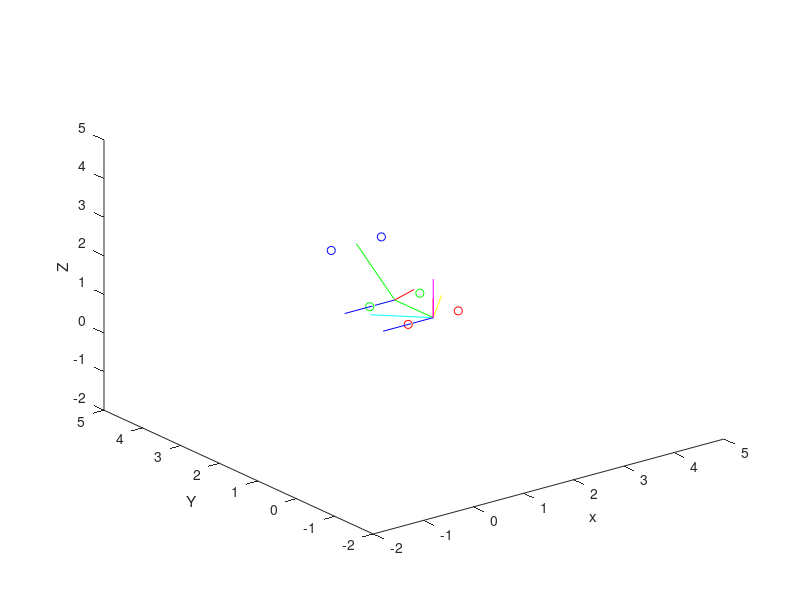

Here is the MATLAB script that generated this plot:
clear all;

% Creating four points emulating marker from distal segments
point1d = [1 1 1];
point2d = [2 1 1];
point3 = [2 2 1];
point4 = [1 2 1];

% Creating  points emulating marker from proximal segments
point1p = [2 3 2];
point2p = [1 3 2]; 

% Plotting 4 points
figure;
plot3(point1d(1),point1d(2),point1d(3),'or');
hold on;
plot3(point2d(1),point2d(2),point2d(3),'or');
plot3(point3(1),point3(2),point3(3),'og');
plot3(point4(1),point4(2),point4(3),'og');

plot3(point1p(1),point1p(2),point1p(3),'ob');
plot3(point2p(1),point2p(2),point2p(3),'ob');

xlabel(' x ');
ylabel(' Y ');
zlabel(' Z ');
xlim([-2 5])
ylim([-2 5])
zlim([-2 5])


% Creating distal segment axis
distal_origin  = (point1d + point2d)/2;
distal_end  = (point3 + point4)/2;

distal_y_v = distal_end - distal_origin;
distal_y_v_p = [distal_origin; distal_origin+distal_y_v];
distal_y_uv = distal_y_v./vecnorm(distal_y_v);

distal_z_v = point2d - distal_origin;
distal_z_v_p = [distal_origin; distal_origin+distal_z_v];
distal_z_uv = distal_z_v./vecnorm(distal_z_v);

distal_x_v = cross(distal_z_v, distal_y_v);
distal_x_v_p = [distal_origin; distal_origin+distal_x_v];
distal_x_uv = distal_x_v./vecnorm(distal_x_v);

distal_z_v = cross(distal_x_uv, distal_y_uv);
distal_z_v_p = [distal_origin; distal_origin+distal_z_v];
distal_z_uv = distal_z_v./vecnorm(distal_z_v);

plot3(distal_y_v_p(:,1),distal_y_v_p(:,2),distal_y_v_p(:,3),'g', 'LineWidth',0.5);
plot3(distal_z_v_p(:,1),distal_z_v_p(:,2),distal_z_v_p(:,3),'b', 'LineWidth',0.5);
plot3(distal_x_v_p(:,1),distal_x_v_p(:,2),distal_x_v_p(:,3),'r', 'LineWidth',0.5);

% Creating proximal segment axis
proximal_origin  = (point3 + point4)/2;
proximal_end  = (point1p + point2p)/2;

proximal_y_v = proximal_end - proximal_origin;
proximal_y_v_p = [proximal_origin; proximal_origin+proximal_y_v];
proximal_y_uv = proximal_y_v./vecnorm(proximal_y_v);

proximal_z_v = point3 - proximal_origin;
proximal_z_v_p = [proximal_origin; proximal_origin+proximal_z_v];
proximal_z_uv = proximal_z_v./vecnorm(proximal_z_v);

proximal_x_v = cross(proximal_z_v, proximal_y_v);
proximal_x_v_p = [proximal_origin; proximal_origin+proximal_x_v];
proximal_x_uv = proximal_x_v./vecnorm(proximal_x_v);

proximal_z_v = cross(proximal_x_uv, proximal_y_uv);
proximal_z_v_p = [proximal_origin; proximal_origin+proximal_z_v];
proximal_z_uv = proximal_z_v./vecnorm(proximal_z_v);

plot3(proximal_y_v_p(:,1),proximal_y_v_p(:,2),proximal_y_v_p(:,3),'g', 'LineWidth',0.5);
plot3(proximal_z_v_p(:,1),proximal_z_v_p(:,2),proximal_z_v_p(:,3),'b', 'LineWidth',0.5);
plot3(proximal_x_v_p(:,1),proximal_x_v_p(:,2),proximal_x_v_p(:,3),'r', 'LineWidth',0.5);

% Creating rotation matrices
rot_dist = [distal_x_uv' distal_y_uv' distal_z_uv'];
rot_prox = [proximal_x_uv' proximal_y_uv' proximal_z_uv'];

% Combining the proximal and distal rotation matrix
rot_prox_dist = rot_prox' * rot_dist;

% extracting the unit vectors from the new rotation matrix
rot_x_uv = rot_prox_dist(:,1)';
rot_y_uv = rot_prox_dist(:,2)';
rot_z_uv = rot_prox_dist(:,3)';

% plotting the unit vectors
rot_x_p = [distal_origin; distal_origin+rot_x_uv];
rot_y_p = [distal_origin; distal_origin+rot_y_uv];
rot_z_p = [distal_origin; distal_origin+rot_z_uv];

plot3(rot_x_p(:,1),rot_x_p(:,2),rot_x_p(:,3),'-y', 'LineWidth',0.5);
plot3(rot_y_p(:,1),rot_y_p(:,2),rot_y_p(:,3),'-c', 'LineWidth',0.5);
plot3(rot_z_p(:,1),rot_z_p(:,2),rot_z_p(:,3),'-m', 'LineWidth',0.5);
